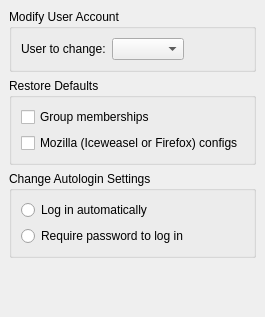
     <widget class="QWidget" name="optionsTab">
      <attribute name="icon">
       <iconset resource="images.qrc">
        <normaloff>:/icons/package_development.png</normaloff>:/icons/package_development.png</iconset>
      </attribute>
      <attribute name="title">
       <string>Options</string>
      </attribute>
      <attribute name="toolTip">
       <string>Repair a user configuration</string>
      </attribute>
      <layout class="QGridLayout">
       <property name="leftMargin">
        <number>9</number>
       </property>
       <property name="topMargin">
        <number>9</number>
       </property>
       <property name="rightMargin">
        <number>9</number>
       </property>
       <property name="bottomMargin">
        <number>9</number>
       </property>
       <property name="spacing">
        <number>6</number>
       </property>
       <item row="6" column="0" colspan="2">
        <spacer>
         <property name="orientation">
          <enum>Qt::Vertical</enum>
         </property>
         <property name="sizeHint" stdset="0">
          <size>
           <width>241</width>
           <height>50</height>
          </size>
         </property>
        </spacer>
       </item>
       <item row="0" column="0" colspan="2">
        <widget class="QGroupBox" name="groupUser">
         <property name="title">
          <string>Modify User Account</string>
         </property>
         <layout class="QGridLayout" name="_7">
          <item row="0" column="0">
           <widget class="QLabel" name="userLabel">
            <property name="sizePolicy">
             <sizepolicy hsizetype="Expanding" vsizetype="Preferred">
              <horstretch>0</horstretch>
              <verstretch>0</verstretch>
             </sizepolicy>
            </property>
            <property name="toolTip">
             <string>Select user to repair</string>
            </property>
            <property name="text">
             <string>User to change:</string>
            </property>
           </widget>
          </item>
          <item row="0" column="1">
           <widget class="QComboBox" name="userComboBox">
            <property name="sizePolicy">
             <sizepolicy hsizetype="MinimumExpanding" vsizetype="Fixed">
              <horstretch>0</horstretch>
              <verstretch>0</verstretch>
             </sizepolicy>
            </property>
            <property name="toolTip">
             <string>Select user to repair</string>
            </property>
           </widget>
          </item>
          <item row="0" column="2">
           <spacer name="horizontalSpacer_5">
            <property name="orientation">
             <enum>Qt::Horizontal</enum>
            </property>
            <property name="sizeType">
             <enum>QSizePolicy::Expanding</enum>
            </property>
            <property name="sizeHint" stdset="0">
             <size>
              <width>40</width>
              <height>20</height>
             </size>
            </property>
           </spacer>
          </item>
         </layout>
        </widget>
       </item>
       <item row="2" column="0" colspan="2">
        <widget class="QGroupBox" name="restoreGroupBox">
         <property name="sizePolicy">
          <sizepolicy hsizetype="Preferred" vsizetype="Preferred">
           <horstretch>0</horstretch>
           <verstretch>0</verstretch>
          </sizepolicy>
         </property>
         <property name="title">
          <string>Restore Defaults</string>
         </property>
         <layout class="QGridLayout">
          <property name="leftMargin">
           <number>9</number>
          </property>
          <property name="topMargin">
           <number>9</number>
          </property>
          <property name="rightMargin">
           <number>9</number>
          </property>
          <property name="bottomMargin">
           <number>9</number>
          </property>
          <property name="spacing">
           <number>6</number>
          </property>
          <item row="2" column="0">
           <widget class="QCheckBox" name="checkMozilla">
            <property name="toolTip">
             <string>Restore browser configs to MX defaults</string>
            </property>
            <property name="whatsThis">
             <string/>
            </property>
            <property name="text">
             <string>Mozilla (Iceweasel or Firefox) configs</string>
            </property>
            <property name="shortcut">
             <string>Alt+X</string>
            </property>
           </widget>
          </item>
          <item row="1" column="0">
           <widget class="QCheckBox" name="checkGroups">
            <property name="toolTip">
             <string>Restore group memberships to MX defaults</string>
            </property>
            <property name="whatsThis">
             <string/>
            </property>
            <property name="text">
             <string>Group memberships</string>
            </property>
            <property name="shortcut">
             <string>Alt+G</string>
            </property>
           </widget>
          </item>
         </layout>
        </widget>
       </item>
       <item row="3" column="0" colspan="2">
        <widget class="QGroupBox" name="groupBox">
         <property name="title">
          <string>Change Autologin Settings</string>
         </property>
         <layout class="QVBoxLayout" name="verticalLayout_6">
          <item>
           <widget class="QRadioButton" name="radioAutologinYes">
            <property name="text">
             <string>Log in automatically</string>
            </property>
           </widget>
          </item>
          <item>
           <widget class="QRadioButton" name="radioAutologinNo">
            <property name="text">
             <string>Require password to log in</string>
            </property>
           </widget>
          </item>
         </layout>
        </widget>
       </item>
      </layout>
     </widget>
